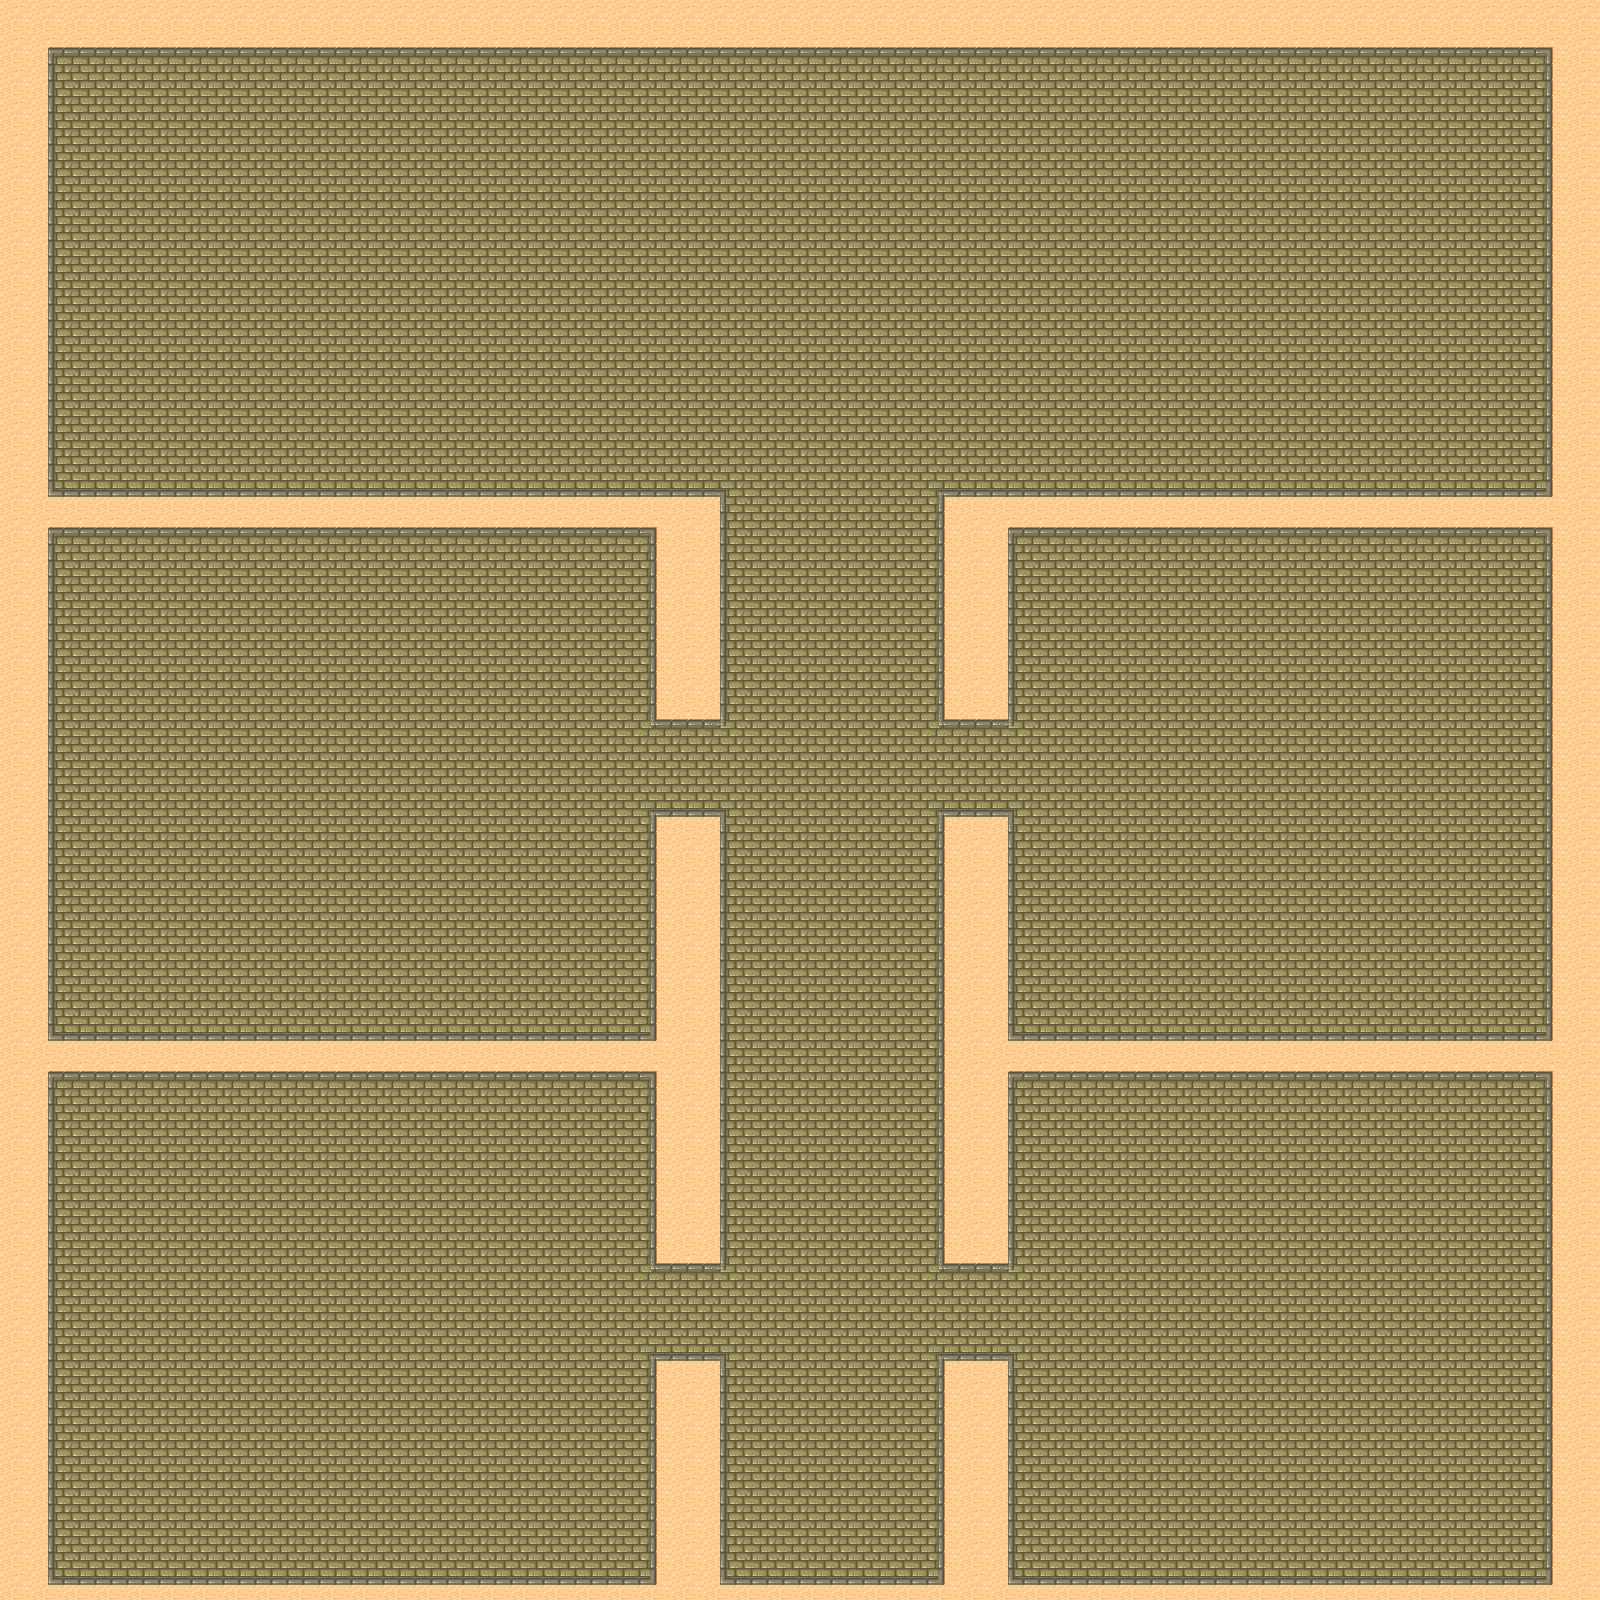

A level layout from a 2D game, rendered from its tile map. Below: a short description, then the map file with tile-grid data replaced by summaries:
An orthogonal 50x50 tile map with 32x32 px tiles, 1 tile layer (Tile Layer 1) and 1 object (loadpoint).

<map version="1.0" orientation="orthogonal" width="50" height="50" tilewidth="32" tileheight="32">
 <tileset firstgid="1" name="Bg" tilewidth="32" tileheight="32" spacing="1" margin="1">
  <image source="../media/tmw_desert_spacing.png" width="265" height="199" />
  <terraintypes>
   <terrain name="Brick" tile="-1" />
   <terrain name="Dirt" tile="-1" />
   <terrain name="Stone" tile="-1" />
   <terrain name="Sand" tile="-1" />
  </terraintypes>
  <tile id="0" terrain="3,3,3,0">
   <properties>
    <property name="isWall" value="true" />
   </properties>
  </tile>
  <tile id="1" terrain="3,3,0,0">
   <properties>
    <property name="isWall" value="true" />
   </properties>
  </tile>
  <tile id="2" terrain="3,3,0,3">
   <properties>
    <property name="isWall" value="true" />
   </properties>
  </tile>
  <tile id="3" terrain="1,1,1,3" />
  <tile id="4" terrain="1,1,3,1" />
  <tile id="5" terrain="3,3,3,1" />
  <tile id="6" terrain="3,3,1,1" />
  <tile id="7" terrain="3,3,1,3" />
  <tile id="8" terrain="3,0,3,0">
   <properties>
    <property name="isWall" value="true" />
   </properties>
  </tile>
  <tile id="9" terrain="0,0,0,0" />
  <tile id="10" terrain="0,3,0,3">
   <properties>
    <property name="isWall" value="true" />
   </properties>
  </tile>
  <tile id="11" terrain="1,3,1,1" />
  <tile id="12" terrain="3,1,1,1" />
  <tile id="13" terrain="3,1,3,1" />
  <tile id="14" terrain="1,1,1,1" />
  <tile id="15" terrain="1,3,1,3" />
  <tile id="16" terrain="3,0,3,3">
   <properties>
    <property name="isWall" value="true" />
   </properties>
  </tile>
  <tile id="17" terrain="0,0,3,3">
   <properties>
    <property name="isWall" value="true" />
   </properties>
  </tile>
  <tile id="18" terrain="0,3,3,3">
   <properties>
    <property name="isWall" value="true" />
   </properties>
  </tile>
  <tile id="19" terrain="0,0,0,3">
   <properties>
    <property name="isWall" value="true" />
   </properties>
  </tile>
  <tile id="20" terrain="0,0,3,0">
   <properties>
    <property name="isWall" value="true" />
   </properties>
  </tile>
  <tile id="21" terrain="3,1,3,3" />
  <tile id="22" terrain="1,1,3,3" />
  <tile id="23" terrain="1,3,3,3" />
  <tile id="24" terrain="3,3,3,2" />
  <tile id="25" terrain="3,3,2,2" />
  <tile id="26" terrain="3,3,2,3" />
  <tile id="27" terrain="0,3,0,0">
   <properties>
    <property name="isWall" value="true" />
   </properties>
  </tile>
  <tile id="28" terrain="3,0,0,0">
   <properties>
    <property name="isWall" value="true" />
   </properties>
  </tile>
  <tile id="29" terrain="3,3,3,3" />
  <tile id="32" terrain="3,2,3,2" />
  <tile id="33" terrain="2,2,2,2" />
  <tile id="34" terrain="2,3,2,3" />
  <tile id="35" terrain="2,2,2,3" />
  <tile id="36" terrain="2,2,3,2" />
  <tile id="40" terrain="3,2,3,3" />
  <tile id="41" terrain="2,2,3,3" />
  <tile id="42" terrain="2,3,3,3" />
  <tile id="43" terrain="2,3,2,2" />
  <tile id="44" terrain="3,2,2,2" />
 </tileset>
 <layer name="Tile Layer 1" width="50" height="50">
  <data>[2500 cells, 2500 non-empty, 14 distinct tile ids]</data>
 </layer>
 <objectgroup name="Object Layer 1" width="50" height="50">
  <object name="player-start-1" type="loadpoint" x="832" y="1536" width="32" height="32" />
 </objectgroup>
</map>
